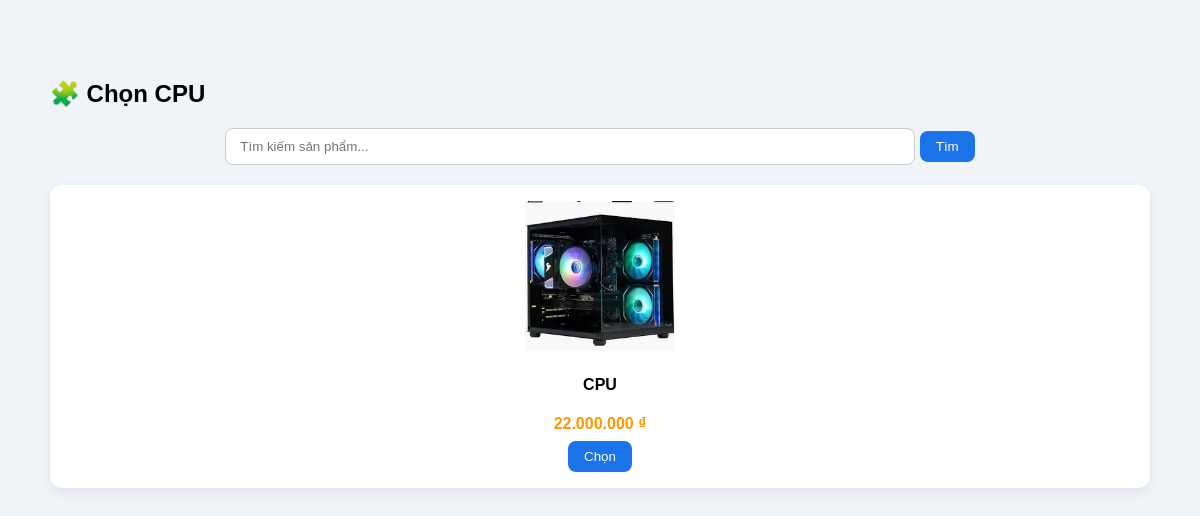
The app's page /page/component_select.php?category_id=2 with its own data.
### tables this page shows
CREATE TABLE `categories` (
  `category_id` int(11) NOT NULL,
  `name` varchar(150) NOT NULL,
  `slug` varchar(150) DEFAULT NULL,
  `description` text DEFAULT NULL,
  `created_at` datetime DEFAULT current_timestamp()
);

CREATE TABLE `products` (
  `product_id` int(11) NOT NULL,
  `name` varchar(255) NOT NULL,
  `slug` varchar(255) DEFAULT NULL,
  `category_id` int(11) DEFAULT NULL,
  `brand_id` int(11) DEFAULT NULL,
  `price` decimal(12,2) NOT NULL DEFAULT 0.00,
  `stock` int(11) DEFAULT 0,
  `description` text DEFAULT NULL,
  `image` varchar(255) DEFAULT NULL,
  `main_image` varchar(255) DEFAULT NULL,
  `created_at` datetime DEFAULT current_timestamp(),
  `sold_count` int(11) DEFAULT 0 COMMENT 'Số lượng đã bán',
  `view_count` int(11) DEFAULT 0 COMMENT 'Lượt xem sản phẩm',
  `is_featured` tinyint(1) DEFAULT 0 COMMENT 'Sản phẩm nổi bật',
  `is_hot` tinyint(1) DEFAULT 0 COMMENT 'Sản phẩm hot',
  `warranty_months` int(11) DEFAULT 12 COMMENT 'Thời gian bảo hành (tháng)',
  `sku` varchar(50) DEFAULT NULL COMMENT 'Mã SKU sản phẩm',
  `weight` decimal(8,2) DEFAULT 0.00 COMMENT 'Khối lượng (kg)',
  `dimensions` varchar(100) DEFAULT NULL COMMENT 'Kích thước (DxRxC cm)',
  `updated_at` datetime DEFAULT NULL ON UPDATE current_timestamp()
);

### page/component_select.php (the view, shortened to what this page needs)
<?php
$pdo = getPDO();
$category_id = $_GET['category_id'] ?? 0;
$cat = $pdo->prepare("SELECT * FROM categories WHERE category_id = ?");
$cat->execute([$category_id]);
$category = $cat->fetch();
$keyword = $_GET['keyword'] ?? '';
$stmt = $pdo->prepare("
  SELECT p.*, b.name AS brand_name
  FROM products p
  LEFT JOIN brands b ON p.brand_id = b.brand_id
  WHERE p.category_id = ? AND (p.name LIKE ? OR b.name LIKE ?)
");
$stmt->execute([$category_id, "%$keyword%", "%$keyword%"]);
$products = $stmt->fetchAll(PDO::FETCH_ASSOC);
?>
<!DOCTYPE html>
<html lang="vi">
<head>
</head>
<body>
<div class="container">
<h2>🧩 Chọn <?= htmlspecialchars($category['name']) ?></h2>
<div class="search-bar">
<form method="GET">
<input type="text" name="keyword" placeholder="Tìm kiếm sản phẩm..." value="<?= htmlspecialchars($keyword) ?>">
<button class="btn">Tìm</button>
</form>
</div>
<div class="grid">
<?php foreach ($products as $p): ?>
  <div class="card">
    <img src="../uploads/<?= htmlspecialchars($p['main_image']) ?>" onclick="window.location.href='product_detail.php?id=<?= $p['product_id'] ?>'">
    <h4><?= htmlspecialchars($p['name']) ?></h4>
    <p class="price"><?= number_format($p['price'],0,',','.') ?> ₫</p>
    <button class="btn" onclick='selectPart(<?= json_encode($p) ?>)'>Chọn</button>
  </div>
<?php endforeach; ?>
</div>
</div>
</body>
</html>

### page/component_select.php (style rules this page uses)
body { font-family:sans-serif;background:#f0f3f8;margin:0; }
.container { max-width:1100px;margin:40px auto;padding:20px; }
.search-bar { margin-bottom:20px;text-align:center; }
input[type=text] { padding:10px 14px;width:60%;border-radius:8px;border:1px solid #ccc; }
.grid { display:grid;grid-template-columns:repeat(auto-fit,minmax(250px,1fr));gap:16px; }
.card { background:white;border-radius:12px;padding:16px;text-align:center;box-shadow:0 4px 12px rgba(0,0,0,.08);transition:.3s; }
.card img { width:150px;height:150px;object-fit:contain;cursor:pointer; }
.price { color:#ff9800;font-weight:700;margin:8px 0; }
.btn { background:#1a73e8;color:white;padding:8px 16px;border:none;border-radius:8px;cursor:pointer; }

### records on screen
categories: name "CPU"
products: main_image (picture), name "CPU", price "22.000.000"
